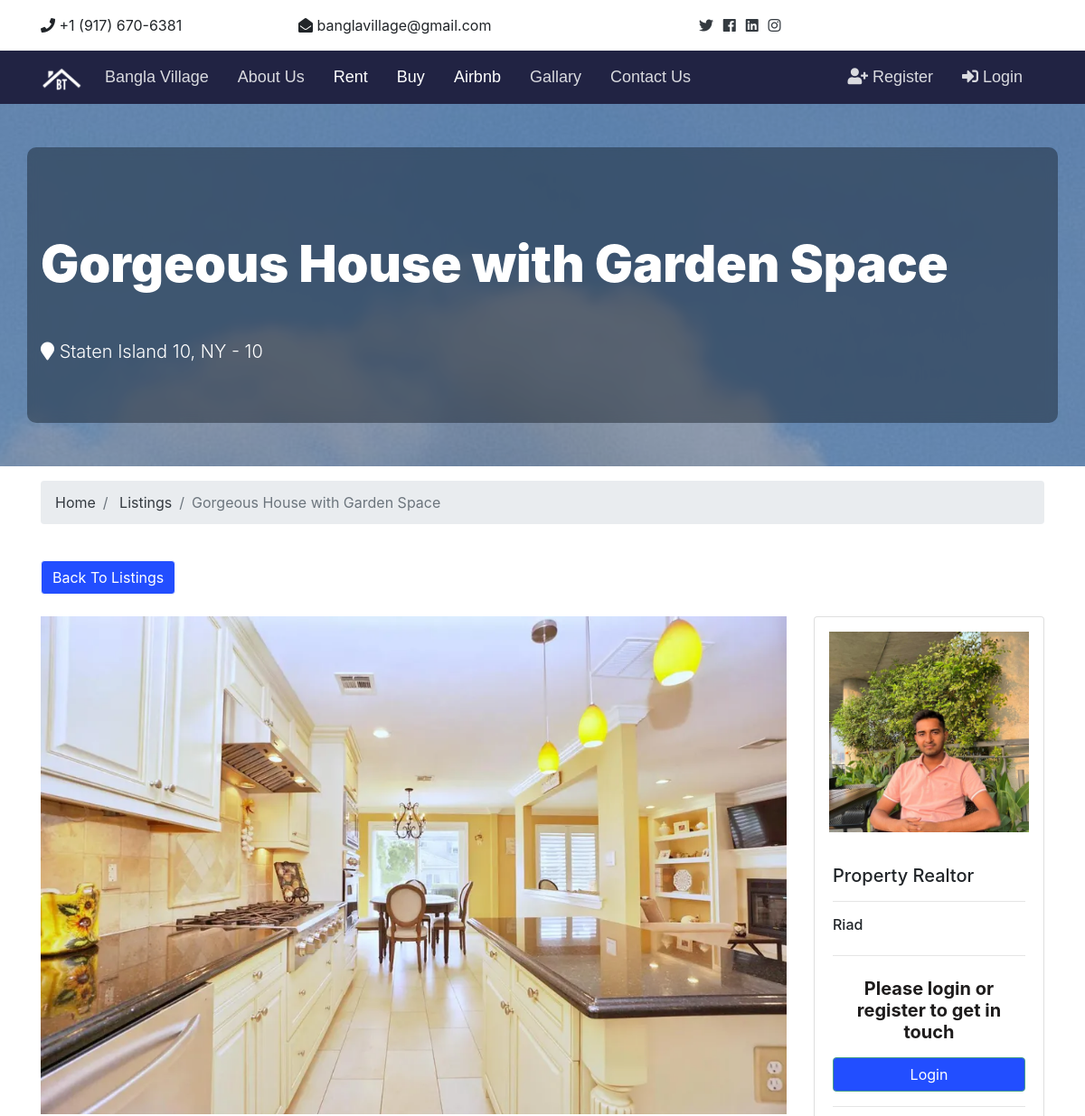
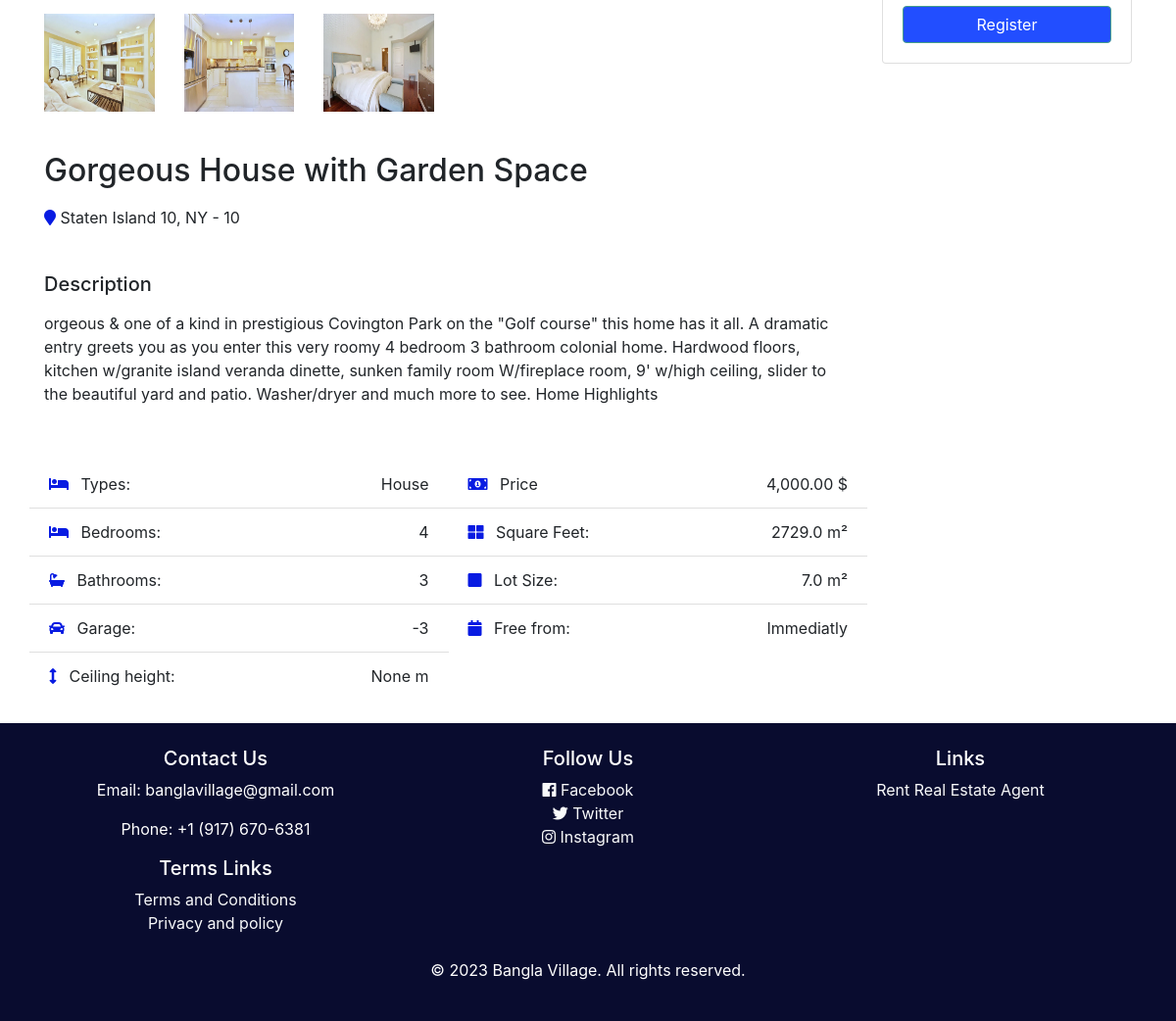
The app's page /en/listings/2 with its own data (2 pictures, top to bottom).
### listings/models.py (models this page shows, shortened)
class Listing(models.Model):
    listing_type = models.ForeignKey(ListingType, on_delete=models.PROTECT,
                                     verbose_name=_("Listing type"))
    realtor = models.ForeignKey('accounts.Realtor',
                                on_delete=models.DO_NOTHING,
                                verbose_name=_("Realtor"))
    title = models.CharField(max_length=50, verbose_name=_("Title"))
    address = models.ForeignKey('core.Address', on_delete=models.PROTECT,
                                default=1, null=True,
                                verbose_name=_("Address"))
    description = models.TextField(blank=True,
                                   verbose_name=_("Description"))
    price = models.DecimalField(max_digits=20, decimal_places=2,
                                verbose_name=_("Price"))
    ceiling_height = models.FloatField(blank=True, null=True,
                                       verbose_name=_("Ceiling height"))
    bedrooms = models.PositiveIntegerField(verbose_name=_("Bedrooms"))
    bathrooms = models.PositiveIntegerField(verbose_name=_("Bathrooms"))
    garage = models.IntegerField(default=0,
                                 verbose_name=_("Garage"))
    sqft                                                                                                                                                                                    = models.FloatField(verbose_name=_("m²"))
    lot_size = models.FloatField(verbose_name=_("Lot size"))  # Grunstückgröße
    image = models.ImageField(upload_to=listing_dir_path,
                              verbose_name=_("Image"))
    listing_for = models.CharField(max_length=5, choices=LISTING_CHOICE,
                                   default="S", verbose_name=_("Listing for"))
    protected = models.BooleanField(default=False,
                                    verbose_name=_("Monument Protected"))
    is_published = models.BooleanField(default=True, verbose_name=_("Online"))
    free_from = models.DateField(default=datetime.now, blank=True,
                                 verbose_name=_("Free from"))
    created = models.DateTimeField(auto_now_add=True, null=True,
                                   verbose_name=_("Created"))
    updated = models.DateTimeField(auto_now=True, null=True,
                                   verbose_name=_("Updated"))
    def free_date(self):
        if self.free_from <= date.today():
            return _("Immediatly")
        else:
            return self.free_from
    def get_total_rooms(self):
        return self.bedrooms + self.bedrooms
    get_total_rooms.short_description = _("# Rooms")
    def get_address(self):
        return (f"{self.address.street} {self.address.hn}, {self.address.city}"
                f", {self.address.state.country.shortcut}")
    get_address.short_description = _("Address")
    def get_price(self):
        return f"{self.price}€"
    get_price.short_description = _("Price")
    def get_sqft(self):
        return _("{} m²".format(self.sqft))
    get_sqft.short_description = _("m²")
    def get_ceiling_height(self):
        return f"{self.ceiling_height} m"
    get_ceiling_height.short_description = _("Ceiling Height")
    def get_image(self):
        return get_image_format(self.image)
    get_image.short_description = _('Image')
    def headshot_image(self):
        return get_headshot_image(self.image)
    headshot_image.short_description = _('Preview')
    def get_images(self):
        '''returns nr of inline images'''
        return self.listingimage_set.count() + 1 if self.image else \
            self.listingimage_set.count()
    get_images.short_description = _('# Images')
    def get_nr_files(self):
        '''returns nr of inline files'''
        return self.listingfile_set.count()
    get_nr_files.short_description = _('# Files')

class ListingImage(models.Model):
    listing = models.ForeignKey(Listing, default=None,
                                on_delete=models.DO_NOTHING,
                                verbose_name=_("Listing"))
    image = models.ImageField(default=None, upload_to=listing_dir_path,
                              null=True, blank=True,
                              verbose_name=_("Image"))
    short_description = models.CharField(max_length=255,
                                         verbose_name=_("Short description"))
    created = models.DateTimeField(auto_now_add=True,
                                   verbose_name=_("Created"))
    def get_image(self):
        return get_image_format(self.image)
    get_image.short_description = _("Image")
    def headshot_image(self):
        return get_headshot_image(self.image)
    headshot_image.short_description = _("Preview")
    def get_listing_title(self):
        return self.listing.title
    get_listing_title.short_description = _("Listing")

class ListingType(models.Model):
    name = models.CharField(max_length=100, blank=False, null=False,
                            unique=True)
    created = models.DateTimeField(auto_now_add=True)
    updated = models.DateTimeField(auto_now=True)

### core/models.py (models this page shows, shortened)
class Address(models.Model):
    street = models.CharField(max_length=150, blank=False, null=False,
                              verbose_name=_("Street"))
    hn = models.CharField(max_length=15, blank=False, null=False,
                          verbose_name=_("House number"))
    zipcode = models.CharField(max_length=5, blank=False, null=False,
                               verbose_name=_("Zipcode"))
    city = models.CharField(max_length=100, blank=False, null=False,
                            verbose_name=_("City"))
    state = models.ForeignKey(
        State, blank=False, null=False, on_delete=models.CASCADE,
        verbose_name=_("State"))
    class Meta:
        unique_together = ('street', 'hn', 'zipcode')
        verbose_name_plural = _("Addresses")
    def __str__(self):
        return (f"{self.street} {self.hn}, {self.city}"
                f" - {self.state.country.shortcut}")

class State(models.Model):
    country = models.ForeignKey(Country, null=False, on_delete=models.CASCADE,
                                verbose_name=_("Country"))
    name = models.CharField(max_length=150, blank=False, null=False,
                            verbose_name=_("Country"))
    shortcut = models.CharField(
        max_length=6, null=False, blank=False, verbose_name="ISO 3166-2")
    class Meta:
        unique_together = ('country', 'shortcut')
        verbose_name = _("State")
        verbose_name_plural = _("States")

class Country(models.Model):
    name = models.CharField(
        max_length=150, null=False, blank=False, unique=True)
    shortcut = models.CharField(
        max_length=3, null=False, blank=False, verbose_name="ISO 3166-α2")
    class Meta:
        verbose_name = _("Country")
        verbose_name_plural = _("Countries")

### accounts/models.py (models this page shows)
class Realtor(models.Model):
    name = models.CharField(max_length=200)
    user = models.ForeignKey(settings.AUTH_USER_MODEL,
                             on_delete=models.PROTECT)
    photo = models.ImageField(upload_to='realtors/profile/',
                              verbose_name=_("Photo"))
    description = models.TextField(blank=True,
                                   verbose_name=_("Description"))
    phone = models.CharField(max_length=20, verbose_name=_("Phone"))
    email = models.CharField(max_length=50)
    is_mvp = models.BooleanField(default=False)
    hire_date = models.DateField(null=True,
                                 verbose_name=_("Hire date"))
    def __str__(self):
        return self.name
    class Meta:
        verbose_name = _("Realtor")
        verbose_name_plural = _("Realtors")

### listings/views.py (the view)
# urls.py: path('<int:pk>', ListingDetailView.as_view(), name='listing'),
class ListingDetailView(DetailView):
    model = Listing
    template_name = 'listings/listing.html'
    def get_context_data(self, **kwargs):
        context = super().get_context_data(**kwargs)
        context['title'] = self.object.title
        context['subtitle'] = format_html(f'<i class="fas fa-map-marker"></i>'
                                          f' {self.object.address}')
        context['page_title'] = self.object.title
        context['page_description'] = _("Real estate manager."
                                        "Description and attribute listing of "
                                        "a specific object you are "
                                        "interested in.")
        return context

### core/context_processor.py (called while the page is built)
def global_variables(request):
    return {
        'domain_name': 'Bangla Village',
        'domain': "",
    }

### templates/listings/listing.html (shortened to what this page needs)
{% extends 'core/base.html' %}
{% load static %}
{% load i18n %}
{% load filters %}
{% load humanize %}
{% block content %}
{% include 'core/partials/_showcase_section.html' %}
<section id="bc" class="mt-3">
  <div class="container">
    <nav>
      <ol class="breadcrumb">
        <li class="breadcrumb-item">
          <a href="{% url 'index' %}">{{ _("Home") }}</a>
        </li>
        <li class="breadcrumb-item">
          <a href="{% url 'listings' %}">{{ _("Listings") }}</a>
        </li>
        <li class="breadcrumb-item active">{{ listing.title }}</li>
      </ol>
    </nav>
  </div>
</section>
<section id="listing" class="py-4">
  <div class="container">
    <div class="row col-12 px-0">
      <div class="col-8">
        <a href="{% url 'listings' %}" class="btn btn-light mb-4">{{ _("Back To Listings") }}</a>
      </div>
      <div class="col-4 text-right mr-0 pr-0">
      </div>
    </div>
    <div class="row">
      <div class="col-md-9">
        <img src="{{ listing.image.url }}" alt="" class="img-main img-fluid mb-3">
        <div class="row thumbs listing-second-title">
          {% for img in listing.listingimage_set.all %}
          <div class="col-6 col-sm-4 col-md-4 col-lg-3 col-xl-2">
            <a href="{{ img.image.url }}" data-lightbox="home-images">
              <img src="{{ img.image.url }}" alt="" class="img-fluid img-inline-listing">
            </a>
          </div>
          <br>
          {% endfor%}
        </div>
        <div class="row fields">
          <div class="col-12 ">
            <h2 class="listing-second-title mt-3 mb-3">
              {{ listing.title }}
            </h2>
            <span class="mb-3">
              <i class="fas fa-map-marker text-secondary mb-5"></i>
              {{ listing.address }}
            </span>
          </div>
          <div class="col-md-12 mb-5">
            <h5 class="mb-3">{{ _("Description") }}</h5>
            <p class="mb-2">{{ listing.description }}</p>
          </div>
          <div class="col-md-6 p-0">
            <ul class="list-group list-group-flush">
              <li class="list-group-item">
                <i class="fas fa-bed text-secondary pr-2"></i> {{ _("Types") }}:
                <span class="float-right">{{ listing.listing_type.name }}</span>
              </li>
              <li class="list-group-item">
                <i class="fas fa-bed text-secondary pr-2"></i> {{ _("Bedrooms") }}:
                <span class="float-right">{{ listing.bedrooms }}</span>
              </li>
              <li class="list-group-item">
                <i class="fas fa-bath text-secondary pr-2"></i> {{ _("Bathrooms") }}:
                <span class="float-right">{{ listing.bathrooms }}</span>
              </li>
              <li class="list-group-item">
                <i class="fas fa-car text-secondary pr-2"></i> {{ _("Garage") }}:
                <span class="float-right">{{ listing.garage }}
                </span>
              </li>
              <li class="list-group-item">
                <i class="fas fa-arrows-alt-v text-secondary pr-2"></i> {{ _("Ceiling height") }}:
                <span class="float-right">{{ listing.ceiling_height }} {{ _("m") }}
                </span>
              </li>
            </ul>
          </div>
          <div class="col-md-6 p-0">
            <ul class="list-group list-group-flush">
              <li class="list-group-item">
                <i class="fas fa-money-bill-alt text-secondary pr-2"></i> {{ _("Price") }}
                <span class="float-right">{{ listing.price | intcomma }} $</span>
              </li>
              <li class="list-group-item">
                <i class="fas fa-th-large text-secondary pr-2"></i> {{ _("Square Feet") }}:
                <span class="float-right">{{ listing.sqft }} {{ _("m²") }}
                </span>
              </li>
              <li class="list-group-item">
                <i class="fas fa-square text-secondary pr-2"></i> {{ _("Lot Size") }}:
                <span class="float-right">{{ listing.lot_size }} {{ _("m²") }}
                </span>
              </li>
              <li class="list-group-item">
                <i class="fas fa-calendar text-secondary pr-2"></i> {{ _("Free from") }}:
                <span class="float-right">{{ listing.free_date }}</span>
              </li>
            </ul>
          </div>
        </div>
      </div>
      {% include 'contacts/_partials/_realtor-contact-box.html' %}
    </div>
  </div>
</section>
{% endblock %}

### templates/core/partials/_showcase_section.html
{% load static %}
<section id="showcase-inner" class="py-5 showcase-text">
    <div class="container bg-blur">
      <div class="row">
        <div class="col-md-12 my-5">
          <h1 class="display-4 my-5 showcase-text">
            {{ title }}
          </h1>
          <p class="lead">
            {{ subtitle }}
          </p>
        </div>
      </div>
    </div>
  </section>

### templates/contacts/_partials/_realtor-contact-box.html
{% load filters %}
<div class="col-md-3">
  <div class="card mb-3">
    <img class="card-img-top p-3" src="{{ listing.realtor.photo.url }}" alt="">
    <div class="card-body">
      <h5 class="card-title">{{ _("Property Realtor") }}</h5>
      <hr>
      <h6 class="mb-4">{{ listing.realtor }}</h6>
      <hr>
      {% if user.is_authenticated %}
      {% with listing.id|listing_exists as contact %}
      {% if contact %}
      {% include 'contacts/_partials/_user_contact_form.html' %}
      {% else %}
      <h5 class="p-2 text-green text-center">
        <b>{{ _("Get in touch") }}</b>
      </h5>
      {% include 'contacts/_partials/_user_inquiry_form.html' %}
      {% endif %}
      {% endwith %}
      {% else %}
      <h5 class="p-2 text-green text-center">
        <b>{{ _("Please login or register to get in touch") }}</b>
      </h5>
      <a href="{% url 'login' %}" target="_blank" class="btn btn-block btn-secondary text-white">
        Login
      </a>
      <hr>
      <a href="{% url 'register' %}" target="_blank" class="btn btn-block btn-outline-secondary">
        Register
      </a>
      {% endif %}
    </div>
  </div>
</div>

### project/static/css/all.css (style rules this page uses)
.fa, .fas, .far, .fal, .fab { -moz-osx-font-smoothing: grayscale; -webkit-font-smoothing: antialiased; display: inline-block; font-style: normal; font-variant: normal; text-rendering: auto; line-height: 1; }
.fa-arrows-alt-v:before { content: "\f338"; }
.fa-bath:before { content: "\f2cd"; }
.fa-bed:before { content: "\f236"; }
.fa-calendar:before { content: "\f133"; }
.fa-car:before { content: "\f1b9"; }
.fa-map-marker:before { content: "\f041"; }
.fa-money-bill-alt:before { content: "\f3d1"; }
.fa-square:before { content: "\f0c8"; }
.fa-th-large:before { content: "\f009"; }
.fa, .fas { font-family: 'Font Awesome 5 Free'; font-weight: 900; }

### project/static/css/style.css (style rules this page uses)
.btn-secondary { color: #fff !important; }
img { width: 100%; color: #09b48f; }
#showcase-inner { background: url('../img/bg1.jpg'); background-repeat: no-repeat; background-size: cover; background-attachment: fixed; background-position: top center; position: relative; overflow: hidden; min-height: 200px; }
#showcase-inner::before { content: ''; position: absolute; top: 0; left: 0; min-height: 100%; width: 100%; background: #3d50757c; }
.img-inline-listing { height: 100px; margin-bottom: 25px; }
.listing-second-title { padding-bottom: 0; }
.text-green { color: #1e1c1c; }
*, *:before, *:after { box-sizing: border-box; }
.bg-blur { background-color: #0c121a69 !important; backdrop-filter: blur(6px); border-radius: 10px; }
.showcase-text { font-weight: 900; color: white; text-align: left; }

### records on screen
Listing: title "Gorgeous House with Garden Space", image (picture), address "Staten Island 10, NY - 10", description "orgeous & one of a kind in prestigious Covington Park on the \"Golf course\" this home has it all. A dramatic entry greets you as you enter this very roomy 4 bedroom 3 bathroom colonial home. Hardwood floors, kitchen w/granite island veranda dinette, sunken family room W/fireplace room, 9' w/high ceiling, slider to the beautiful yard and patio. Washer/dryer and much more to see. Home Highlights", listing_type.name "House", bedrooms "4", bathrooms "3", garage "-3", ceiling_height "None", price "4,000.00", sqft "2729.0", lot_size "7.0", free_date "Immediatly", realtor.photo (picture), realtor "Riad"
ListingImage: image (picture)
ListingImage: image (picture)
ListingImage: image (picture)

### other values on screen
{{ subtitle }} "Staten Island 10, NY - 10"
